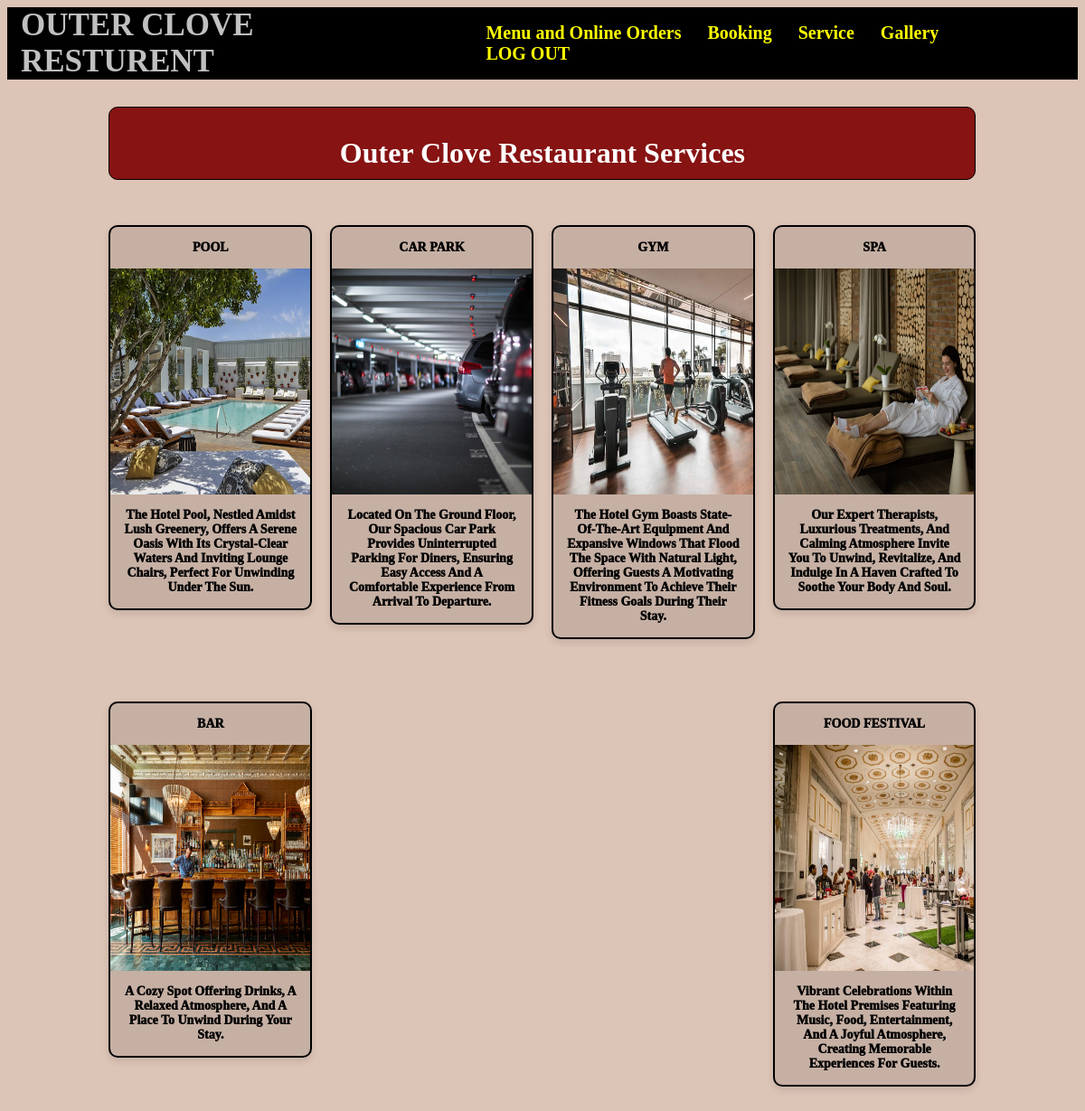
The app's page /Customer/services.php with its own data.
### tables this page shows
CREATE TABLE `service` (
  `service_id` int(10) NOT NULL,
  `service_name` varchar(225) NOT NULL,
  `service_image` varchar(225) NOT NULL,
  `service_description` varchar(225) NOT NULL
);

### Customer/services.php (the view, shortened to what this page needs)
<?php
include './header.php';
?>
<section>
<?php
$database = new connection();
try {
   $conn = $database->getConnection();
   $select_sql = "SELECT * FROM service";
   $stmt = $conn->prepare($select_sql);
   $stmt->execute();
   $service = $stmt->fetchAll(PDO::FETCH_ASSOC);
} catch (PDOException $e) {
   echo 'Error: ' . $e->getMessage();
}
?>
<section class="services">
    <div class="section-services-topic">
        <h1>Outer Clove Restaurant services</h1>
    </div>
    <div class="services-row">
        <?php $count = 0; ?>
        <?php foreach ($service as $services) : ?>
            <div class="responsive">
                <div class="service">
                    <div class="desc"><?php echo $services['service_name']; ?></div>
                    <a target="_blank" href="<?php echo $services['service_image']; ?>">
                        <img src="<?php echo $services['service_image']; ?>" alt="Gallery Image" class="service-image">
                    </a>
                    <div class="desc"><?php echo $services['service_description']; ?></div>
                </div>
            </div>
            <?php $count++; ?>
            <?php if ($count % 4 == 0) : ?>
                </div><div class="services-row">
            <?php endif; ?>
        <?php endforeach; ?>
    </div>
</section>

### Styles/adminnav.css (style rules this page uses)
* { text-decoration:none; }

### Customer/services.php (style rules this page uses)
body { background-color: rgb(220, 196, 182); }
.section-services-topic { text-align: center; margin: 30px 0; text-transform: capitalize; font-size: large; border: 1px solid black; border-radius: 10px; background-color: #871313; color: white; }
.section-services-topic h1 { font-size: 32px; margin-bottom: 10px; }
section { width: 90%; margin-left: 5%; }
.services-row { width: 100%; display: flex; flex-wrap: wrap; justify-content: space-between; margin-bottom: 3%; }
.service { margin-top: 20px; border: 2px solid black; border-radius: 10px; overflow: hidden; background-color: rgba(0, 0, 0, 0.1); box-shadow: 0 4px 8px rgba(0, 0, 0, 0.1); transition: box-shadow 0.3s ease-in-out; }
.service-image { width: 275px; height: 250px; display: block; transition: transform 0.3s ease-in-out; }
.desc { padding: 15px; text-align: center; font-size: 14px; color: black; font-weight: 1000; text-transform: capitalize; }
.responsive { width: calc(20% - 24px); margin: 10px 0; }
.section-services-topic { text-align: center; margin-bottom: 20px; }
@media only screen and (max-width: 1200px) { .responsive { width: calc(25% - 15px); } }

### records on screen
service: service_name "POOL", service_image (picture), service_description "The Hotel Pool, Nestled Amidst Lush Greenery, Offers A Serene Oasis With Its Crystal-Clear Waters And Inviting Lounge Chairs, Perfect For Unwinding Under The Sun."
service: service_name "CAR PARK", service_image (picture), service_description "Located On The Ground Floor, Our Spacious Car Park Provides Uninterrupted Parking For Diners, Ensuring Easy Access And A Comfortable Experience From Arrival To Departure."
service: service_name "GYM", service_image (picture), service_description "The Hotel Gym Boasts State-Of-The-Art Equipment And Expansive Windows That Flood The Space With Natural Light, Offering Guests A Motivating Environment To Achieve Their Fitness Goals During Their Stay."
service: service_name "SPA", service_image (picture), service_description "Our Expert Therapists, Luxurious Treatments, And Calming Atmosphere Invite You To Unwind, Revitalize, And Indulge In A Haven Crafted To Soothe Your Body And Soul."
service: service_name "BAR", service_image (picture), service_description "A Cozy Spot Offering Drinks, A Relaxed Atmosphere, And A Place To Unwind During Your Stay."
service: service_name "FOOD FESTIVAL", service_image (picture), service_description "Vibrant Celebrations Within The Hotel Premises Featuring Music, Food, Entertainment, And A Joyful Atmosphere, Creating Memorable Experiences For Guests."
